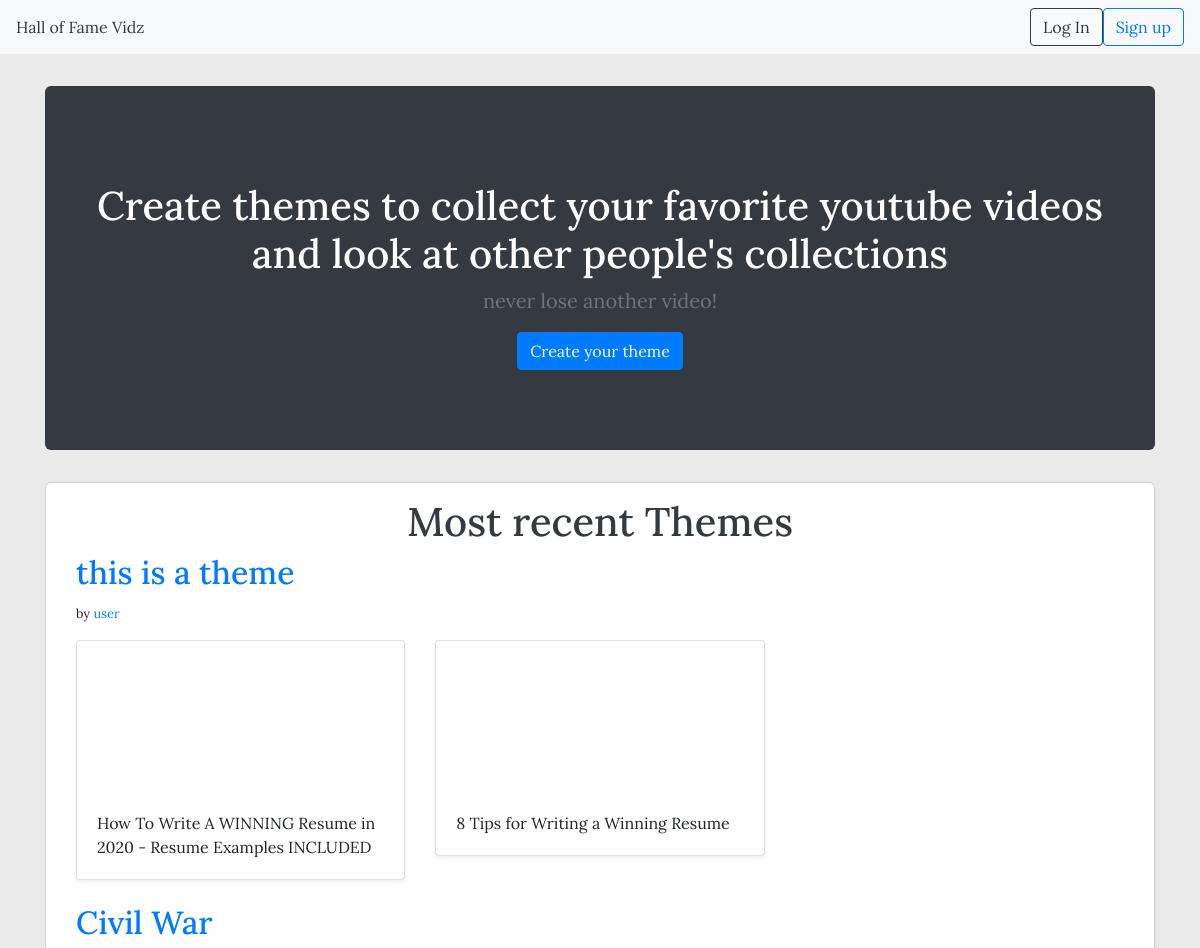
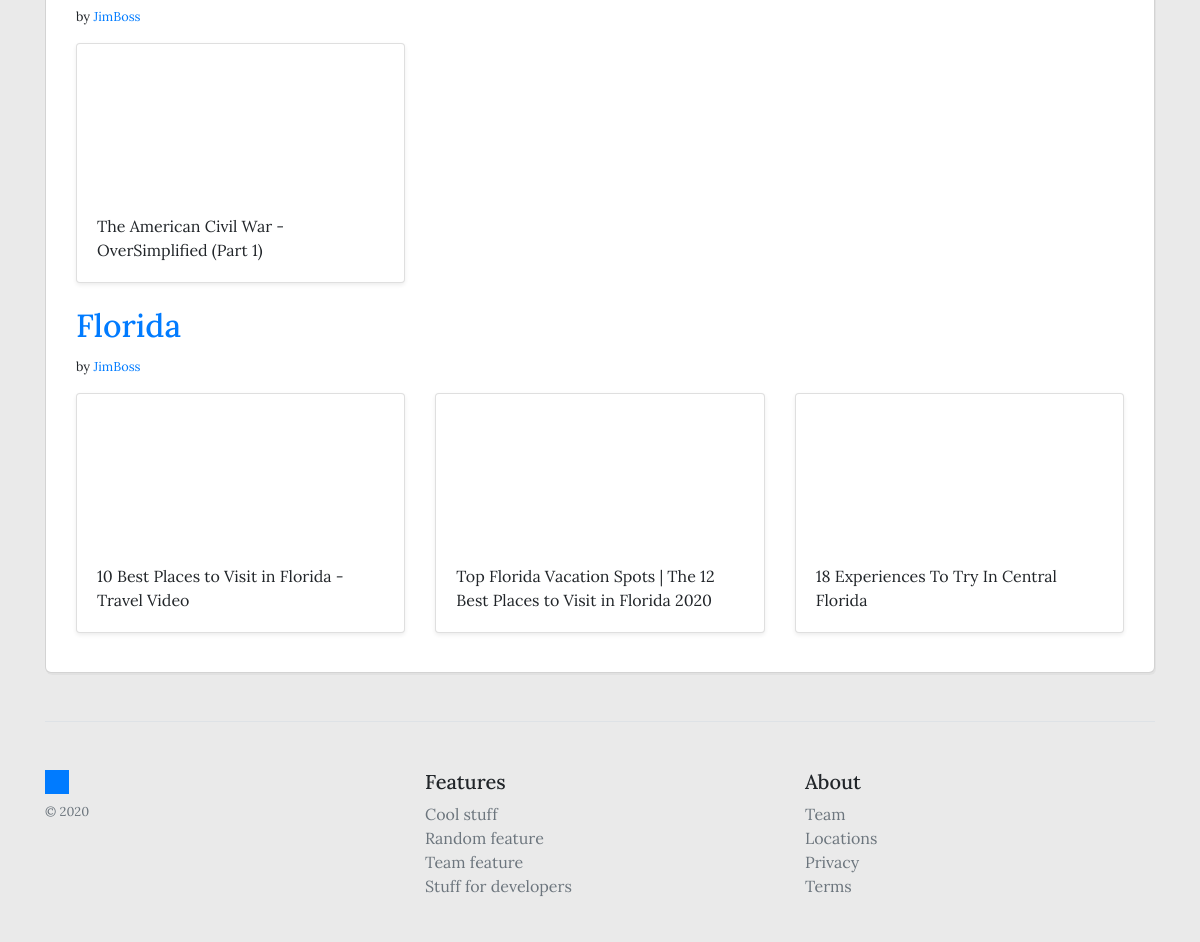
The page / on the database its author committed (2 pictures, top to bottom).
### themes/models.py (models this page shows, shortened)
class Theme(models.Model):
    title = models.CharField(max_length=255)
    created_at = models.DateTimeField(auto_now_add=True)
    updated_at = models.DateTimeField(auto_now=True)
    description = models.TextField()
    user = models.ForeignKey(User, on_delete=models.CASCADE)

class Video(models.Model):
    title = models.CharField(max_length=255)
    created_at = models.DateTimeField(auto_now_add=True)
    updated_at = models.DateTimeField(auto_now=True)
    url = models.URLField()
    youtube_id = models.CharField(max_length=255)
    theme = models.ForeignKey(Theme, on_delete=models.CASCADE)

### themes/views.py (the view)
# urls.py: path('', views.home, name='home'),
def home(request):
    recent_themes = Theme.objects.all().order_by('-id')[:3]
    context = {'recent_themes': recent_themes}
    return render(request, 'themes/home.html', context)

### themes/templates/themes/home.html
{% extends 'themes/base.html' %}
{% block content %}
<section class="jumbotron bg-dark text-white jumbotron-fluid text-center">
    <div class="container">
        <h1 class="jumbotron-heading">Create themes to collect your favorite youtube videos and look at other people's collections</h1>
        <p class="lead text-muted">never lose another video!</p>
        <p><a href="{% url 'create_theme' %}" class="btn btn-primary">Create your theme</a></p>
    </div>
</section>
<div class="container" id="recentthemesbox">
    <h1 class="text-center text-dark">Most recent Themes</h1>
    {% for theme in recent_themes %}
        <a href="{% url 'detail_theme' theme.id %}"><h2>{{ theme.title }}</h2></a>
        <small>by <a href="{% url 'userthemes' theme.id %}">{{ theme.user.username }}</a></small>
        <div class="row">
            {% for video in theme.video_set.all %}
            <div class="col-md-4 mt-3">
                <div class="card mb-4 shadow-sm">
                    <iframe width="100%" height="100%"
                        src="https://www.youtube.com/embed/{{ video.youtube_id }}"
                        frameborder="0"
                        allow="accelerometer; autoplay; clipboard-write; encrypted-media; gyroscope; picture-in-picture"
                        allowfullscreen></iframe>
                    <div class="card-body">
                        <p class="card-text">{{ video.title }}</p>
                    </div>
                </div>
            </div>
            {% endfor %}
        </div>
    {% endfor %}
</div>
{% endblock %}

### themes/static/css/style.css (style rules this page uses)
* { font-family: 'Lora', sans-serif; }
.jumbotron { border-radius: 6px; }
body { background-color: rgb(234, 234, 234); }
.container { margin-top: 4vh; }
#themerow, #recentthemesbox { margin-top: 5px; padding: 15px 30px 15px 30px; border: 1px solid rgba(128, 128, 128, 0.346); border-radius: 6px; box-shadow: 1px 2px rgba(219, 219, 219, 0.552); background-color: #ffffff; }
iframe, #videobox { border-radius: 6px; }

### rows shown on the page
Theme: title "this is a theme", user.username "user"
Video: title "How To Write A WINNING Resume in 2020 - Resume Examples INCLUDED"
Video: title "8 Tips for Writing a Winning Resume"
Theme: title "Civil War", user.username "JimBoss"
Video: title "The American Civil War - OverSimplified (Part 1)"
Theme: title "Florida", user.username "JimBoss"
Video: title "10 Best Places to Visit in Florida - Travel Video"
Video: title "Top Florida Vacation Spots | The 12 Best Places to Visit in Florida 2020"
Video: title "18 Experiences To Try In Central Florida"
